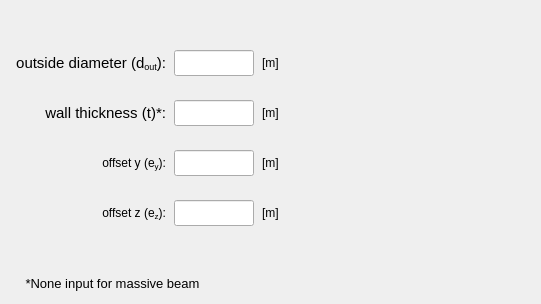
       <widget class="QWidget" name="tab_circular_section">
        <attribute name="title">
         <string>Circular</string>
        </attribute>
        <widget class="QLabel" name="label_7">
         <property name="geometry">
          <rect>
           <x>304</x>
           <y>30</y>
           <width>228</width>
           <height>260</height>
          </rect>
         </property>
         <property name="text">
          <string/>
         </property>
         <property name="pixmap">
          <pixmap>../../../../../../data/figures/Circular.PNG</pixmap>
         </property>
         <property name="scaledContents">
          <bool>true</bool>
         </property>
        </widget>
        <widget class="QLabel" name="label_8">
         <property name="geometry">
          <rect>
           <x>10</x>
           <y>272</y>
           <width>205</width>
           <height>23</height>
          </rect>
         </property>
         <property name="font">
          <font>
           <pointsize>10</pointsize>
           <weight>50</weight>
           <bold>false</bold>
          </font>
         </property>
         <property name="text">
          <string>&lt;html&gt;&lt;head/&gt;&lt;body&gt;&lt;p align=&quot;center&quot;&gt;*None input for massive beam&lt;/p&gt;&lt;/body&gt;&lt;/html&gt;</string>
         </property>
        </widget>
        <widget class="QLabel" name="label_43">
         <property name="geometry">
          <rect>
           <x>6</x>
           <y>50</y>
           <width>160</width>
           <height>26</height>
          </rect>
         </property>
         <property name="minimumSize">
          <size>
           <width>160</width>
           <height>26</height>
          </size>
         </property>
         <property name="maximumSize">
          <size>
           <width>160</width>
           <height>26</height>
          </size>
         </property>
         <property name="font">
          <font>
           <family>MS Shell Dlg 2</family>
           <pointsize>11</pointsize>
           <weight>50</weight>
           <italic>false</italic>
           <bold>false</bold>
          </font>
         </property>
         <property name="text">
          <string>&lt;html&gt;&lt;head/&gt;&lt;body&gt;&lt;p&gt;outside diameter (d&lt;span style=&quot; vertical-align:sub;&quot;&gt;out&lt;/span&gt;):&lt;/p&gt;&lt;/body&gt;&lt;/html&gt;</string>
         </property>
         <property name="alignment">
          <set>Qt::AlignRight|Qt::AlignTrailing|Qt::AlignVCenter</set>
         </property>
        </widget>
        <widget class="QLabel" name="label_65">
         <property name="geometry">
          <rect>
           <x>6</x>
           <y>100</y>
           <width>160</width>
           <height>26</height>
          </rect>
         </property>
         <property name="minimumSize">
          <size>
           <width>160</width>
           <height>26</height>
          </size>
         </property>
         <property name="maximumSize">
          <size>
           <width>160</width>
           <height>26</height>
          </size>
         </property>
         <property name="font">
          <font>
           <family>MS Shell Dlg 2</family>
           <pointsize>11</pointsize>
           <weight>50</weight>
           <italic>false</italic>
           <bold>false</bold>
          </font>
         </property>
         <property name="text">
          <string>wall thickness (t)*:</string>
         </property>
         <property name="alignment">
          <set>Qt::AlignRight|Qt::AlignTrailing|Qt::AlignVCenter</set>
         </property>
        </widget>
        <widget class="QLineEdit" name="lineEdit_wall_thickness_circular_section">
         <property name="geometry">
          <rect>
           <x>174</x>
           <y>100</y>
           <width>80</width>
           <height>26</height>
          </rect>
         </property>
         <property name="minimumSize">
          <size>
           <width>80</width>
           <height>26</height>
          </size>
         </property>
         <property name="maximumSize">
          <size>
           <width>80</width>
           <height>26</height>
          </size>
         </property>
         <property name="font">
          <font>
           <family>Arial</family>
           <pointsize>11</pointsize>
           <weight>75</weight>
           <italic>true</italic>
           <bold>true</bold>
          </font>
         </property>
         <property name="focusPolicy">
          <enum>Qt::StrongFocus</enum>
         </property>
         <property name="styleSheet">
          <string notr="true">color: rgb(255, 0, 0);</string>
         </property>
         <property name="alignment">
          <set>Qt::AlignCenter</set>
         </property>
        </widget>
        <widget class="QLineEdit" name="lineEdit_outside_diameter_circular_section">
         <property name="geometry">
          <rect>
           <x>174</x>
           <y>50</y>
           <width>80</width>
           <height>26</height>
          </rect>
         </property>
         <property name="minimumSize">
          <size>
           <width>80</width>
           <height>26</height>
          </size>
         </property>
         <property name="maximumSize">
          <size>
           <width>80</width>
           <height>26</height>
          </size>
         </property>
         <property name="font">
          <font>
           <family>Arial</family>
           <pointsize>11</pointsize>
           <weight>75</weight>
           <italic>true</italic>
           <bold>true</bold>
          </font>
         </property>
         <property name="styleSheet">
          <string notr="true">color: rgb(255, 0, 0);</string>
         </property>
         <property name="text">
          <string/>
         </property>
         <property name="alignment">
          <set>Qt::AlignCenter</set>
         </property>
        </widget>
        <widget class="QLabel" name="label_115">
         <property name="geometry">
          <rect>
           <x>262</x>
           <y>50</y>
           <width>35</width>
           <height>26</height>
          </rect>
         </property>
         <property name="minimumSize">
          <size>
           <width>35</width>
           <height>26</height>
          </size>
         </property>
         <property name="maximumSize">
          <size>
           <width>35</width>
           <height>26</height>
          </size>
         </property>
         <property name="text">
          <string>[m]</string>
         </property>
         <property name="alignment">
          <set>Qt::AlignLeading|Qt::AlignLeft|Qt::AlignVCenter</set>
         </property>
        </widget>
        <widget class="QLabel" name="label_116">
         <property name="geometry">
          <rect>
           <x>262</x>
           <y>100</y>
           <width>35</width>
           <height>26</height>
          </rect>
         </property>
         <property name="minimumSize">
          <size>
           <width>35</width>
           <height>26</height>
          </size>
         </property>
         <property name="maximumSize">
          <size>
           <width>35</width>
           <height>26</height>
          </size>
         </property>
         <property name="text">
          <string>[m]</string>
         </property>
         <property name="alignment">
          <set>Qt::AlignLeading|Qt::AlignLeft|Qt::AlignVCenter</set>
         </property>
        </widget>
        <widget class="QLabel" name="label_117">
         <property name="geometry">
          <rect>
           <x>6</x>
           <y>200</y>
           <width>160</width>
           <height>26</height>
          </rect>
         </property>
         <property name="minimumSize">
          <size>
           <width>160</width>
           <height>26</height>
          </size>
         </property>
         <property name="maximumSize">
          <size>
           <width>160</width>
           <height>26</height>
          </size>
         </property>
         <property name="text">
          <string>&lt;html&gt;&lt;head/&gt;&lt;body&gt;&lt;p&gt;offset z (e&lt;span style=&quot; vertical-align:sub;&quot;&gt;z&lt;/span&gt;):&lt;/p&gt;&lt;/body&gt;&lt;/html&gt;</string>
         </property>
         <property name="alignment">
          <set>Qt::AlignRight|Qt::AlignTrailing|Qt::AlignVCenter</set>
         </property>
        </widget>
        <widget class="QLineEdit" name="lineEdit_offsetz_circular_section">
         <property name="geometry">
          <rect>
           <x>174</x>
           <y>200</y>
           <width>80</width>
           <height>26</height>
          </rect>
         </property>
         <property name="minimumSize">
          <size>
           <width>80</width>
           <height>26</height>
          </size>
         </property>
         <property name="maximumSize">
          <size>
           <width>80</width>
           <height>26</height>
          </size>
         </property>
         <property name="font">
          <font>
           <family>Arial</family>
           <pointsize>11</pointsize>
           <weight>75</weight>
           <italic>true</italic>
           <bold>true</bold>
          </font>
         </property>
         <property name="focusPolicy">
          <enum>Qt::StrongFocus</enum>
         </property>
         <property name="styleSheet">
          <string notr="true">color: rgb(255, 0, 0);</string>
         </property>
         <property name="alignment">
          <set>Qt::AlignCenter</set>
         </property>
        </widget>
        <widget class="QLabel" name="label_118">
         <property name="geometry">
          <rect>
           <x>262</x>
           <y>200</y>
           <width>35</width>
           <height>26</height>
          </rect>
         </property>
         <property name="minimumSize">
          <size>
           <width>35</width>
           <height>26</height>
          </size>
         </property>
         <property name="maximumSize">
          <size>
           <width>35</width>
           <height>26</height>
          </size>
         </property>
         <property name="text">
          <string>[m]</string>
         </property>
         <property name="alignment">
          <set>Qt::AlignLeading|Qt::AlignLeft|Qt::AlignVCenter</set>
         </property>
        </widget>
        <widget class="QLineEdit" name="lineEdit_offsety_circular_section">
         <property name="geometry">
          <rect>
           <x>174</x>
           <y>150</y>
           <width>80</width>
           <height>26</height>
          </rect>
         </property>
         <property name="minimumSize">
          <size>
           <width>80</width>
           <height>26</height>
          </size>
         </property>
         <property name="maximumSize">
          <size>
           <width>80</width>
           <height>26</height>
          </size>
         </property>
         <property name="font">
          <font>
           <family>Arial</family>
           <pointsize>11</pointsize>
           <weight>75</weight>
           <italic>true</italic>
           <bold>true</bold>
          </font>
         </property>
         <property name="focusPolicy">
          <enum>Qt::StrongFocus</enum>
         </property>
         <property name="styleSheet">
          <string notr="true">color: rgb(255, 0, 0);</string>
         </property>
         <property name="alignment">
          <set>Qt::AlignCenter</set>
         </property>
        </widget>
        <widget class="QLabel" name="label_119">
         <property name="geometry">
          <rect>
           <x>6</x>
           <y>150</y>
           <width>160</width>
           <height>26</height>
          </rect>
         </property>
         <property name="minimumSize">
          <size>
           <width>160</width>
           <height>26</height>
          </size>
         </property>
         <property name="maximumSize">
          <size>
           <width>160</width>
           <height>26</height>
          </size>
         </property>
         <property name="text">
          <string>&lt;html&gt;&lt;head/&gt;&lt;body&gt;&lt;p&gt;offset y (e&lt;span style=&quot; vertical-align:sub;&quot;&gt;y&lt;/span&gt;):&lt;/p&gt;&lt;/body&gt;&lt;/html&gt;</string>
         </property>
         <property name="alignment">
          <set>Qt::AlignRight|Qt::AlignTrailing|Qt::AlignVCenter</set>
         </property>
        </widget>
        <widget class="QLabel" name="label_120">
         <property name="geometry">
          <rect>
           <x>262</x>
           <y>150</y>
           <width>35</width>
           <height>26</height>
          </rect>
         </property>
         <property name="minimumSize">
          <size>
           <width>35</width>
           <height>26</height>
          </size>
         </property>
         <property name="maximumSize">
          <size>
           <width>35</width>
           <height>26</height>
          </size>
         </property>
         <property name="text">
          <string>[m]</string>
         </property>
         <property name="alignment">
          <set>Qt::AlignLeading|Qt::AlignLeft|Qt::AlignVCenter</set>
         </property>
        </widget>
       </widget>
